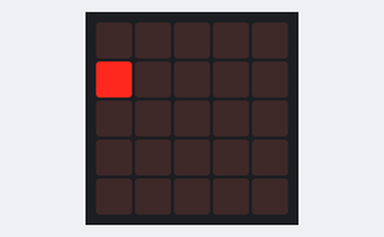
The program below on a simulated BBC micro:bit (MakeCode). On the bench: the board's 5×5 LED display. Random numbers come from a fixed seed.

Above: at 0.1 s.
At 5.1 s:
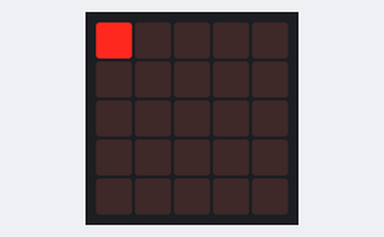
At 19.1 s:
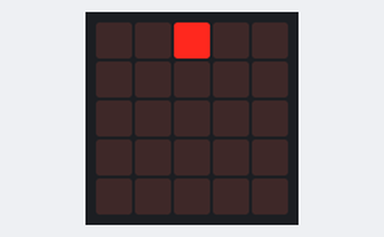
At 21.1 s:
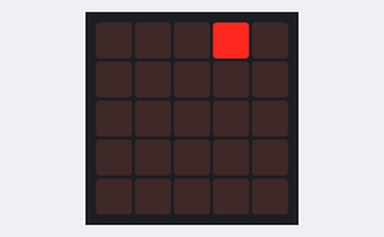
At 29.1 s:
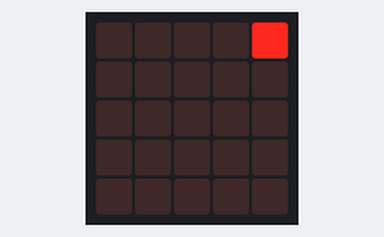
At 36.1 s:
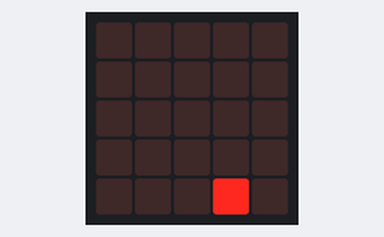

The program:

main.ts
```typescript
let aaa = 0
let bbb = 0
loops.everyInterval(1000, function () {
    led.unplot(aaa, bbb)
    aaa += randint(0, 2) - 1
    bbb += randint(0, 2) - 1
    if (aaa > 4) {
        aaa = 4
    } else {
        if (aaa < 0) {
            aaa = 0
        } else {

        }
    }
    if (bbb > 4) {
        bbb = 4
    } else {
        if (bbb < 0) {
            bbb = 0
        } else {

        }
    }
    led.plot(aaa, bbb)
})
basic.forever(function () {

})
```

test.ts
```typescript
// テストはここに来ます。このパッケージが拡張機能として使用されるときにはコンパイルされません。
```

Measured:
- what the display in image 1 shows lasts 3.0 s, from 5.0 s to 8.0 s
- what the display in image 2 shows lasts 2.0 s, from 19.0 s to 21.0 s
